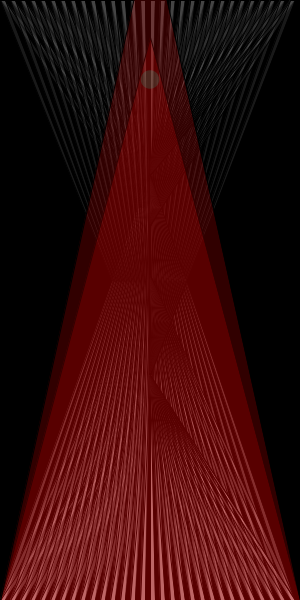
Frame 1 (no input)
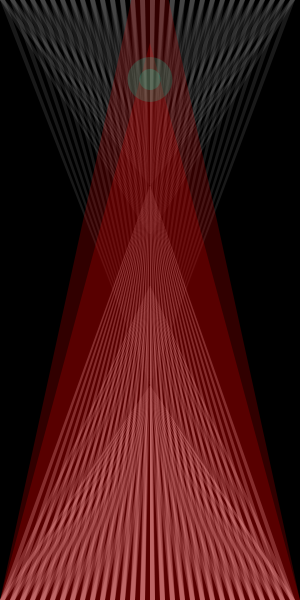
Frame 60 (the mouse pressed at the canvas centre just before this capture)
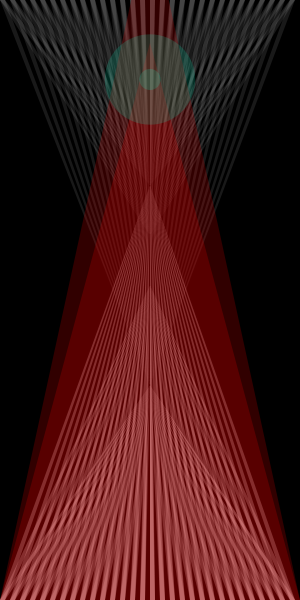
Frame 120 (the mouse held since frame 60 and released just before this capture)

The Processing sketch that drew these frames (run headless with seeded random() and noise(); from frame 60 on, the mouse is pressed at the canvas centre):

// Processing sketch: processing_141155
// ── processing_141155.pde

/*Short but good sex scene*/

float a=0;
float b=0;
float angle;
float radius = 100;
float frequency = 3;
float r=0;


void setup() {
  size(300, 600);
  background(0);
}

void draw() {

  a = 75 + sin(radians(angle))*(radius);
  angle -=frequency;
  background(0);

  //BACK TRIANGLES//////////
  for (float i = 0; i<width; i+=10) {
    b=i;
    fill(255, 255, 255, 70);
    triangle(b, height, width/2, a+100, b+5, height);
    triangle(b, height, width/2, a+200, b+5, height);
    triangle(b, height, width/2, a+300, b+5, height);
    fill(255, 255, 255, 25);
    triangle(b, 0, width/2, a+100, b+5, 0);
    triangle(b, 0, width/2, a+150, b+5, 0);
    triangle(b, 0, width/2, a+300, b+5, 0);
  }

  //FRONT TRIANGLE//////////
  triangle(b, height, width/2, a+300, b+5, height);
  fill(250, 0, 0, 50);
  triangle(0, height, width/2, a/2, width, height);
  triangle(0, height, width/2, -a, width, height);
  a--;

  //CIRCLE//////////
  b = sin(radius);
  noStroke();
  fill(0, 255, 200, a/2);
  ellipse(width/2, b+80, r*1.5, r*1.5);
    ellipse(width/2, b+80, a/4, a/4);
  fill(0, 255, 0, r);
  ellipse(width/2, b+a, r, r);
//  fill(255, 255, 255);
//  ellipse(width/2, a, 5, 5);



  angle -= frequency;
  r+=b;

  //TEMPTO/////

  if (frameCount <200) {
    println("TEMPO");
  }


  //BUILDING////
  else if (frameCount <300) {
    frequency+=.01;
    radius+=2; 
    println("Building 1");
  }
  else if (frameCount <400) {
    frequency-=.01;
    radius--;
    println("Building 2");
  }
  else if (frameCount <600) {
    frequency+=.01;
    radius++;
    println("Building 3");
  }

  //CLIMAX/////
  else if (frameCount <1100) {
    frequency+=.025;
    radius--;
    print(frameCount);
    println("CLIMAX1");
  }

  //CLIMAX/////
  else if (frameCount <1200) {
    fill(255, 255, 255, a);
    rectMode(CENTER);
    ellipse(width/2, height/2, a*4, a*4);
    println("CLIMAX2");
  }

  //FADE//////
  else if (frameCount <1300) {
    frequency=100;
    radius=10;
    println("FADE 1");
  }
  else if (frameCount <1700) {
    frequency=1;
    radius=1;
    println("FADE 2");
  }

  else if (frameCount >1800) {
    exit();
  }
}
